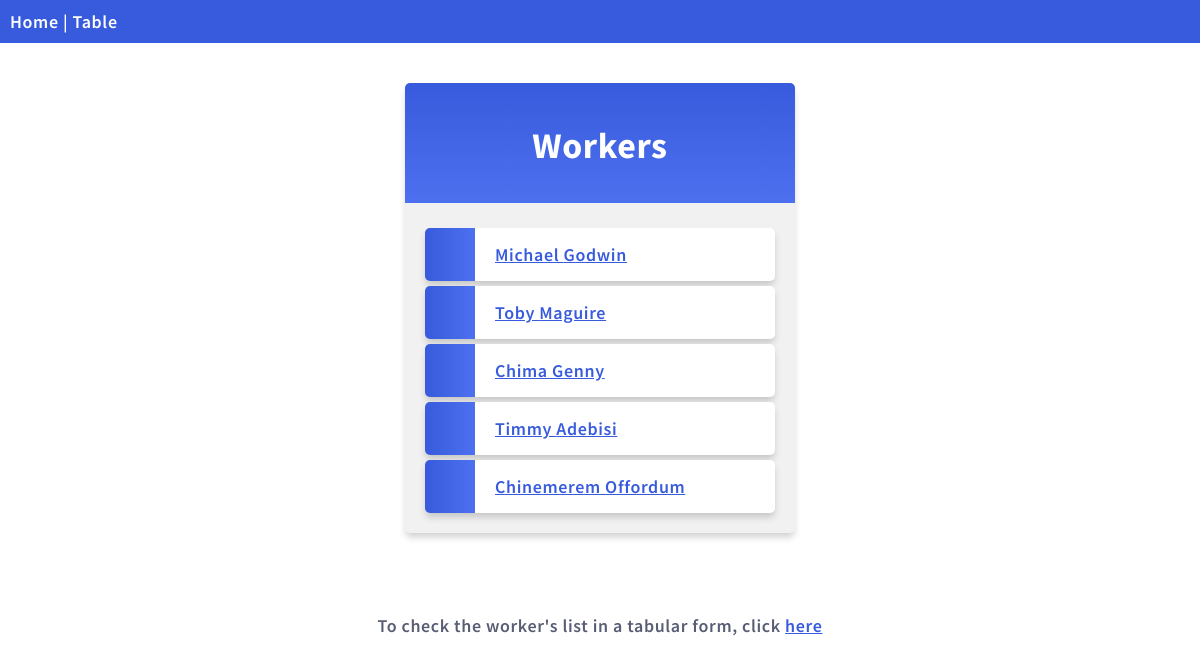
Page /workers/ on the committed database.
### tests/models.py (models this page shows, shortened)
class TestModel(models.Model):
    SEX_CHOICES = [
        ('M', 'Male'),
        ('F', 'Female')
    ]
    firstname = models.CharField(max_length=150)
    lastname = models.CharField(max_length=140)
    phone = models.IntegerField(null=True)
    join_date = models.DateField(null=True)
    sex = models.CharField(max_length=1, choices=SEX_CHOICES, default='M')

### tests/views.py (the view)
# urls.py: path('workers/', views.test_view, name='test_views'),
def test_view(request):
    mymembers = TestModel.objects.all().values()
    template = loader.get_template('all_tests.html')
    context = {
        'mymembers': mymembers
    }
    return HttpResponse(template.render(context,request))

### tests/templates/all_tests.html (shortened to what this page needs)
{% extends "master.html" %}
{% block content %}
    <div class="mycard">
        <h1>Workers</h1>
        <ul>
        {% for x in mymembers %}
            <li><a href="details/{{ x.id }}">{{x.firstname}} {{x.lastname}}</a></li>
        {% endfor %}
        </ul>
    </div>
    <br>
    <p style="text-align: center;">To check the worker's list in a tabular form, click <a href="/testing">here</a></p>
 {% endblock  %}

### mystaticfiles/mystyles.css (style rules this page uses)
body { margin:0; font: 600 18px 'Source Sans Pro', sans-serif; letter-spacing: 0.64px; color: #585d74; }
.mycard { background-color: #f1f1f1; background-image: linear-gradient(to bottom, #375BDC, #4D70EF); background-size: 100% 120px; background-repeat: no-repeat; margin: 40px auto; width: 350px; border-radius: 5px; box-shadow: 0 5px 7px -1px rgba(51, 51, 51, 0.23); padding: 20px; }
.mycard h1 { text-align: center; color:#ffffff; margin:20px 0 60px 0; }
ul { list-style-type: none; padding: 0; margin: 0; }
li { background-color: #ffffff; background-image: linear-gradient(to right, #375BDC, #4D70EF); background-size: 50px 60px; background-repeat: no-repeat; cursor: pointer; transition: transform .25s; border-radius: 5px; box-shadow: 0 5px 7px -1px rgba(51, 51, 51, 0.23); padding: 15px; padding-left: 70px; margin-top: 5px; }
a:link, a:visited { color: #375BDC; }

### rows in the picture
TestModel: firstname "Michael", lastname "Godwin"
TestModel: firstname "Toby", lastname "Maguire"
TestModel: firstname "Chima", lastname "Genny"
TestModel: firstname "Timmy", lastname "Adebisi"
TestModel: firstname "Chinemerem", lastname "Offordum"
